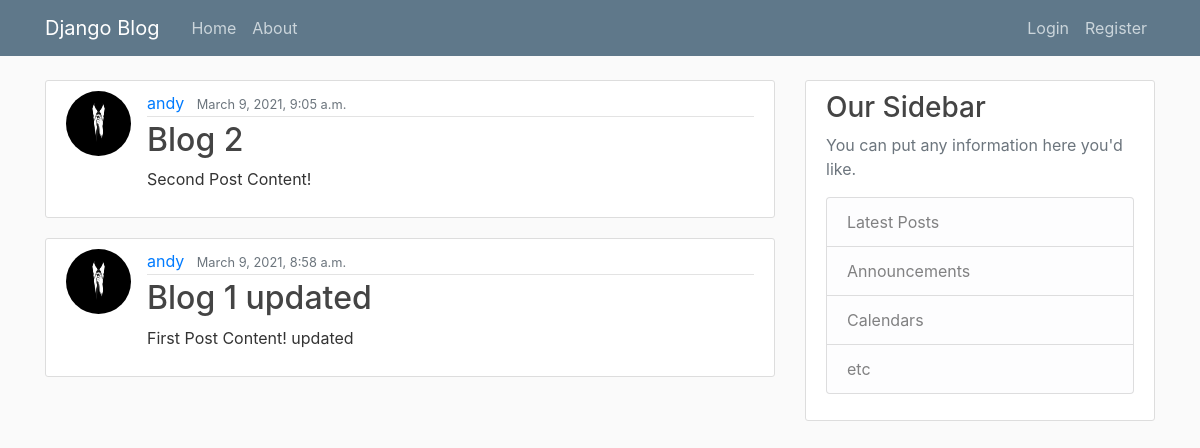
The app's page /, older data.
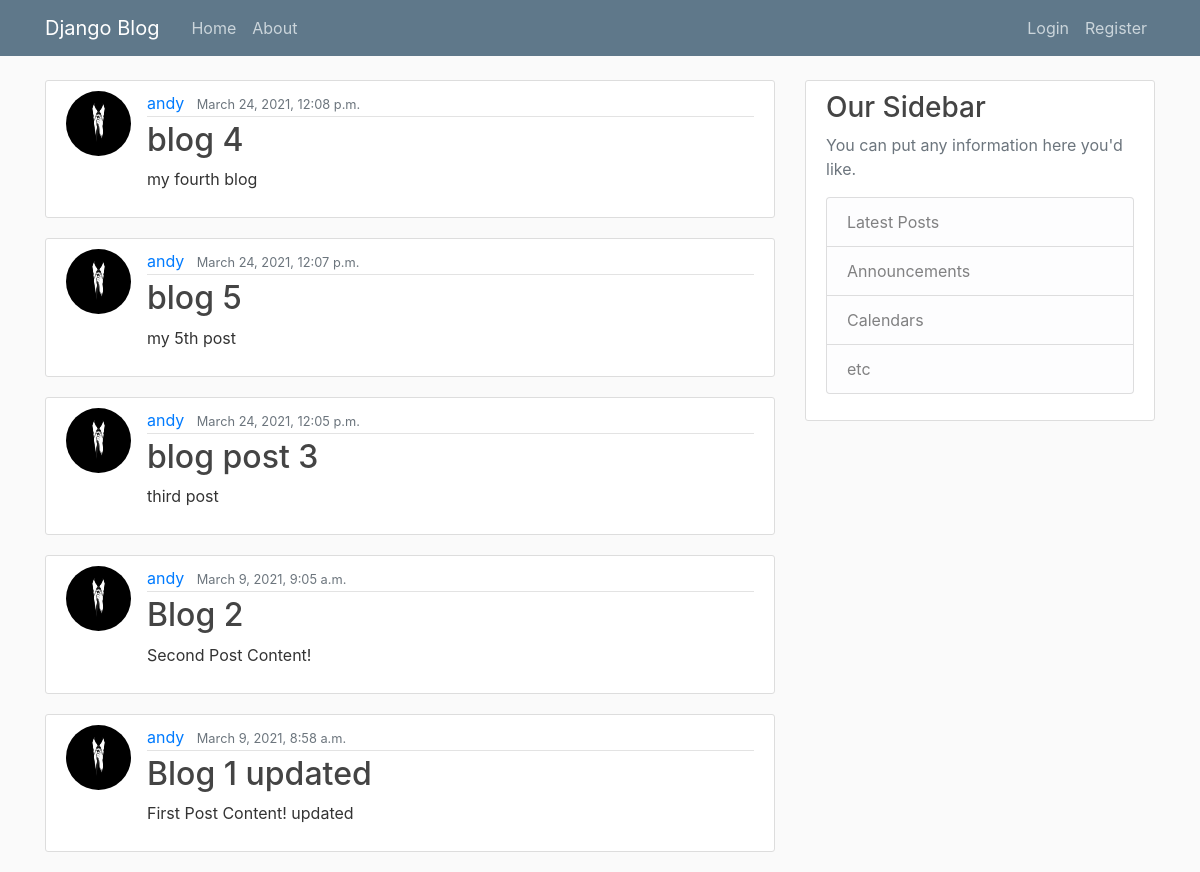
The same page, newer data.
### blogs/models.py (models this page shows, shortened)
class Post(models.Model):
    title = models.CharField(max_length=100)
    content = models.TextField()
    date_posted = models.DateTimeField(default=timezone.now)
    author = models.ForeignKey(User, on_delete=models.CASCADE)

### users/models.py (models this page shows, shortened)
class Profile(models.Model):
    user = models.OneToOneField(User, on_delete=models.CASCADE)
    image = models.ImageField(default='default.jpg', upload_to='profile_pics')

### blogs/views.py (the view)
# urls.py: path('', PostListView.as_view(), name='blogs-home'),
class PostListView(ListView):
    model = Post
    template_name = 'blogs/home.html'  # <app>/<model>_<viewtype>.html
    context_object_name = 'posts'
    ordering = ['-date_posted']
    paginate_by = 5

### blogs/templates/blogs/home.html (shortened to what this page needs)
{% extends "blogs/base.html" %}
{% block content %}
    {% for post in posts %}
        <article class="media content-section">
            <img class='rounded-circle article-img' src='{{ post.author.profile.image.url }}'>
            <div class="media-body">
                <div class="article-metadata">
                    <a class="mr-2" href='#'>{{ post.author }}</a>
                    <small class="text-muted">{{ post.date_posted }}</small>
                </div>
                <h2><a class='article-title' href="{% url 'post-detail' post.id %}">{{ post.title }}</a></h2>
                <p class="article-content">{{ post.content }}</p>
            </div>
        </article>
        {% endfor %}
{% endblock content %}

### blogs/templates/blogs/base.html (shortened to what this page needs)
{% load static %}
<!DOCTYPE html>
<html>
<head>
    <link rel="stylesheet" href="https://maxcdn.bootstrapcdn.com/bootstrap/4.0.0/css/bootstrap.min.css">
    <link rel="stylesheet" type="text/css" href="{% static 'blogs/main.css' %}">
</head>
<body>
  <header class="site-header">
    <nav class="navbar navbar-expand-md navbar-dark bg-steel fixed-top">
      <div class="container">
        <a class="navbar-brand mr-4" href="{% url 'blogs-home' %}">Django Blog</a>
        <div class="collapse navbar-collapse" id="navbarToggle">
          <div class="navbar-nav mr-auto">
            <a class="nav-item nav-link" href="{% url 'blogs-home' %}">Home</a>
            <a class="nav-item nav-link" href="{% url 'blogs-about' %}">About</a>
          </div>
          <div class="navbar-nav">
            {% if user.is_authenticated %}
              <a class="nav-item nav-link" href="{% url 'post-create' %}">New Post</a>
              <a class="nav-item nav-link" href="{% url 'profile' %}">Profile</a>
              <a class="nav-item nav-link" href="{% url 'logout' %}">Logout</a>
            {% else %}
              <a class="nav-item nav-link" href="{% url 'login' %}">Login</a>
              <a class="nav-item nav-link" href="{% url 'register' %}">Register</a>
            {% endif %}
          </div>
        </div>
      </div>
    </nav>
  </header>
  <main role="main" class="container">
    <div class="row">
      <div class="col-md-8">
        {% block content %}{% endblock %}
      </div>
        <div class="col-md-4">
          <div class="content-section">
             <h3>Our Sidebar</h3>
             <p class='text-muted'>You can put any information here you'd like.
               <ul class="list-group">
                 <li class="list-group-item list-group-item-light">Latest Posts</li>
                 <li class="list-group-item list-group-item-light">Announcements</li>
                 <li class="list-group-item list-group-item-light">Calendars</li>
                 <li class="list-group-item list-group-item-light">etc</li>
               </ul>
             </p>
           </div>
         </div>
     </div>
  </main>
</body>
</html>

### blogs/static/blogs/main.css (style rules this page uses)
body { background: #fafafa; color: #333333; margin-top: 5rem; }
h1, h2, h3, h4, h5, h6 { color: #444444; }
ul { margin: 0; }
.bg-steel { background-color: #5f788a; }
.site-header .navbar-nav .nav-link { color: #cbd5db; }
.content-section { background: #ffffff; padding: 10px 20px; border: 1px solid #dddddd; border-radius: 3px; margin-bottom: 20px; }
.article-title { color: #444444; }
.article-content { white-space: pre-line; }
.article-img { height: 65px; width: 65px; margin-right: 16px; }
.article-metadata { padding-bottom: 1px; margin-bottom: 4px; border-bottom: 1px solid #e3e3e3 }

Row changes from the older to the newer data that the page shows:
added Post: author.profile.image (picture), author "andy", date_posted "March 24, 2021, 12:08 p.m.", title "blog 4", content "my fourth blog"
added Post: author.profile.image (picture), author "andy", date_posted "March 24, 2021, 12:07 p.m.", title "blog 5", content "my 5th post"
added Post: author.profile.image (picture), author "andy", date_posted "March 24, 2021, 12:05 p.m.", title "blog post 3", content "third post"
